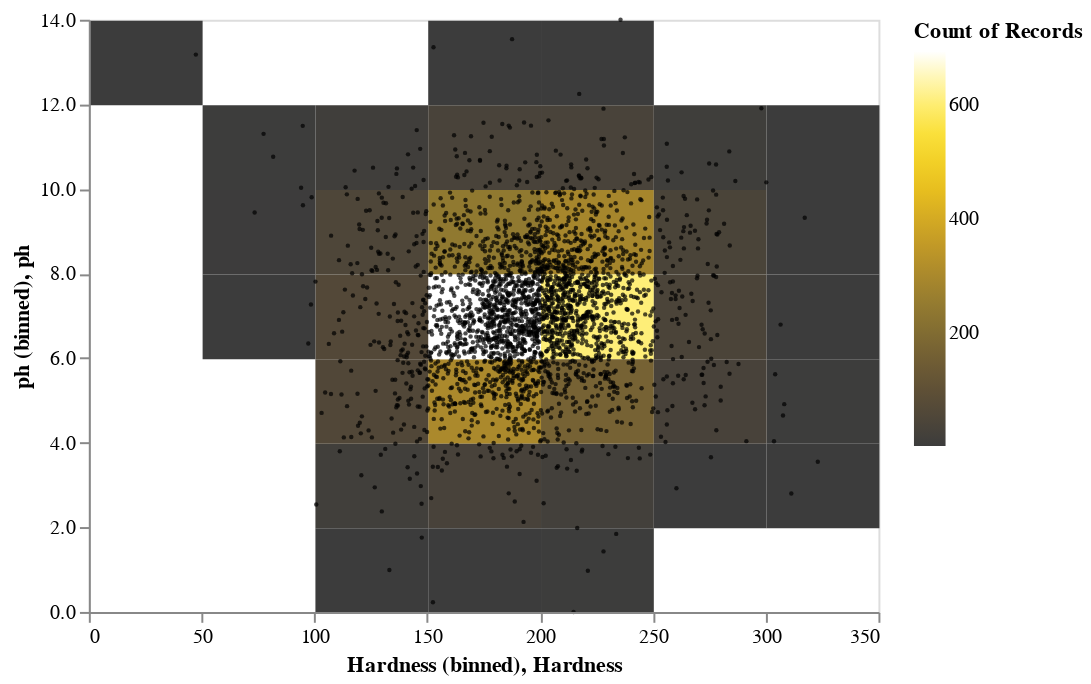

Write notebook code for a chart like this one.
### Code cell
baselayer = alt.Chart(data).mark_rect().encode(
    alt.X('Hardness:Q', bin=True),
    alt.Y('ph:Q', bin=True),
    alt.Color('count()', scale=alt.Scale(scheme='darkgold'))
    )
dots = alt.Chart(data).mark_circle(
    color='black',
    size=5,
).encode(
    x='Hardness:Q',
    y='ph:Q',
)

baselayer + dots

### Figure 1 — Vega-Lite specification as saved in the notebook (floating-point values rounded to 4 significant figures; data arrays with more than 128 entries replaced by an {"elided": "..."} marker saying what was removed)
{"config": {"view": {"continuousWidth": 400, "continuousHeight": 300}}, "layer": [{"mark": "rect", "encoding": {"color": {"type": "quantitative", "aggregate": "count", "scale": {"scheme": "darkgold"}}, "x": {"type": "quantitative", "bin": true, "field": "Hardness"}, "y": {"type": "quantitative", "bin": true, "field": "ph"}}}, {"mark": {"type": "circle", "color": "black", "size": 5}, "encoding": {"x": {"type": "quantitative", "field": "Hardness"}, "y": {"type": "quantitative", "field": "ph"}}}], "data": {"name": "data-04d7b46e74311f63fad6189d1cd74eff"}, "$schema": "https://vega.github.io/schema/vega-lite/v4.8.1.json", "datasets": {"data-04d7b46e74311f63fad6189d1cd74eff": {"elided": "3276 records"}}}
